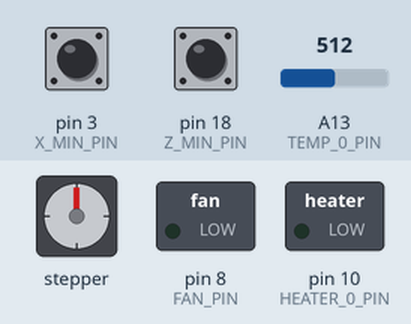
Simulated run of this sketch. Board: Arduino Mega 2560, built with avr-gcc and run on an emulated ATmega2560. Parts: stepper motor, switched loads named in the sketch (green lamp = pin HIGH). Wiring (inferred from the names in the program): stepper motor driver (200 steps per turn assumed): step pin 54; direction pin 55; enable pin 38. The test bench sets the inputs (shaded band); at power-on: pin 3 (X_MIN_PIN) HIGH, pin 18 (Z_MIN_PIN) HIGH, A13 (TEMP_0_PIN) = 512. Pins used as bus, display or sensor lines are not drawn.

Above: at 1.2 s.
1.3 s: pin 3 (X_MIN_PIN) pulled LOW for 0.15 s
At 1.78 s:
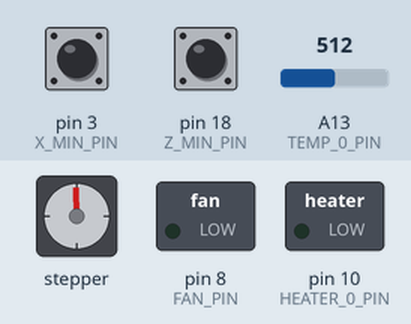
4.3 s: pin 18 (Z_MIN_PIN) pulled LOW for 0.15 s
At 5.8 s:
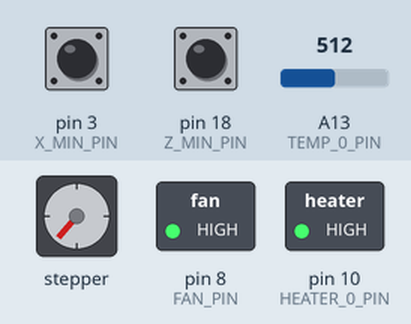
7.7 s: pin 18 (Z_MIN_PIN) pulled LOW for 1 s
At 9.4 s:
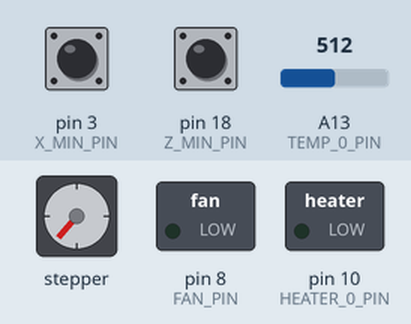
10.2 s: pin 3 (X_MIN_PIN) pulled LOW for 1 s
At 10.68 s:
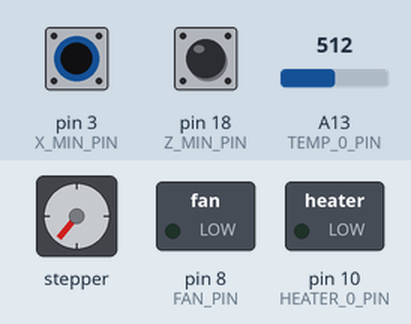
Timing chart, 0 to 17.4 s (numbered marks = the images above; inputs shaded):
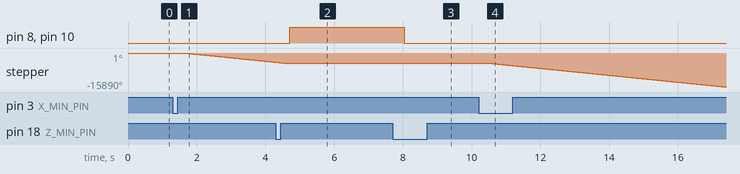

The sketch:

arduinotest.ino
```cpp
/*
 * ============================================================================
 * SISTEMA DE PULTRUSÃO DE FILAMENTO RECICLADO (PET, HDPE, PP, ABS)
 * Hardware: Arduino Mega 2560 + RAMPS 1.4 + Driver DRV8825 + Extrusora MK8
 * Controle: Serial/Web (Flask) + Botões Fim de Curso (FIM -X e FIM -Z)
 * ============================================================================
 */

#include <Arduino.h>

// ============================================================================
// ⚙️ TABELA DE CONFIGURAÇÃO FIXA (AJUSTE SEUS VALORES AQUI)
// ============================================================================
const float COLD_PROTECTION_TEMP = 260.0; // Temp. mínima (°C) para o motor da extrusora girar

// Níveis de Extrusão (Adicione ou remova níveis livremente)
const float EXTRUSION_TEMPS[] = {265.0};
const float EXTRUSION_FREQS[] = {1000.0};

// Cálculo automático do total de níveis de extrusão
const int NUM_EXTRUSION_LEVELS = sizeof(EXTRUSION_TEMPS) / sizeof(EXTRUSION_TEMPS[0]);

// Níveis do Cortador (Ajuste a velocidade em Hz)
const float CUTTER_FREQS[] = {1000.0, 9000.0, 24000.0};
const int NUM_CUTTER_LEVELS = sizeof(CUTTER_FREQS) / sizeof(CUTTER_FREQS[0]);

// ============================================================================
// 🔌 MAPEAMENTO DE PINOS (RAMPS 1.4)
// ============================================================================
#define X_STEP_PIN     54  // Passo do Motor X (Pultrusão / Cortador)
#define X_DIR_PIN      55  // Direção do Motor X
#define X_ENABLE_PIN   38  // Enable do Driver DRV8825

#define HEATER_0_PIN   10  // MOSFET D10 (Bloco Aquecedor MK8)
#define FAN_PIN         8  // MOSFET D8 (Ventoinha de Resfriamento)
#define TEMP_0_PIN    A13  // Sensor Termistor NTC 100K (T0)

// Botões Fim de Curso RAMPS 1.4
#define X_MIN_PIN       3  // Botão FIM -X (Cortador / Níveis de Extrusão)
#define Z_MIN_PIN      18  // Botão FIM -Z (Liga/Desliga Extrusão e Aquecedor)

#define INVERT_X_DIR   false

// --- ESTADO DO MOTOR ---
bool motorEnabled = false;
bool targetDir = false;       // false = Anti-horário (Padrão), true = Horário
float targetFreq = 0.0;
float currentFreq = 0.0;
unsigned long halfPeriodUs = 0;
unsigned long lastStepUs = 0;
unsigned long lastRampUs = 0;
bool stepState = false;

// --- ESTADO DA TEMPERATURA E PID ---
bool heaterEnabled = false;
float targetTemp = 0.0;
float currentTemp = 0.0;
unsigned long lastTempMs = 0;

float Kp = 24.5;
float Ki = 1.25;
float Kd = 110.0;

float iTerm = 0.0;
float lastTempForPID = 0.0;
int heaterPwm = 0;

// --- MODOS DE OPERAÇÃO E NÍVEIS ---
bool cutterActive = false;
int cutterLevel = 1;
int extrusionLevel = 1;

// --- ESTRUTURA PARA DETECÇÃO DE MULTI-CLIQUE NOS BOTÕES ---
struct Button {
  uint8_t pin;
  bool lastState;
  bool currentState;
  unsigned long lastDebounceTime;
  unsigned long lastPressTime;
  int clickCount;
};

Button btnX = {X_MIN_PIN, HIGH, HIGH, 0, 0, 0};
Button btnZ = {Z_MIN_PIN, HIGH, HIGH, 0, 0, 0};

// Buffer Serial Non-Blocking
char serialBuf[64];
byte serialIdx = 0;

// --- DESLIGAMENTO GERAL DE SEGURANÇA ---
void shutdownAll() {
  heaterEnabled = false;
  targetTemp = 0.0;
  motorEnabled = false;
  targetFreq = 0.0;
  cutterActive = false;
  cutterLevel = 1;
  extrusionLevel = 1;
  analogWrite(HEATER_0_PIN, 0);
  digitalWrite(FAN_PIN, LOW);
  digitalWrite(X_ENABLE_PIN, HIGH);
}

// --- CÁLCULO DE FREQUÊNCIA PROGRESSIVA BASEADA NA TEMPERATURA REAL ---
float getExtrusionFreqForTemp(float temp, int maxLevel) {
  if (temp < COLD_PROTECTION_TEMP) return 0.0;

  int idx = constrain(maxLevel - 1, 0, NUM_EXTRUSION_LEVELS - 1);
  float targetT = EXTRUSION_TEMPS[idx];
  float maxF = EXTRUSION_FREQS[idx];

  if (temp >= targetT) return maxF;

  float ratio = (temp - COLD_PROTECTION_TEMP) / (targetT - COLD_PROTECTION_TEMP);
  ratio = constrain(ratio, 0.0, 1.0);
  return ratio * maxF;
}

// --- LEITURA DO TERMISTOR COM OVERSAMPLING ---
float readHotendTemp() {
  long rawSum = 0;
  for (int i = 0; i < 16; i++) {
    rawSum += analogRead(TEMP_0_PIN);
  }
  float raw = rawSum / 16.0;

  if (raw >= 1020.0 || raw <= 2.0) return 0.0;

  float resistance = 4700.0 * raw / (1023.0 - raw);
  float steinhart = resistance / 100000.0;
  steinhart = log(steinhart);
  steinhart /= 3950.0;
  steinhart += 1.0 / (25.0 + 273.15);
  steinhart = 1.0 / steinhart;
  return steinhart - 273.15;
}

// --- CONTROLE PID TÉRMICO ---
void updateHeaterPID() {
  unsigned long now = millis();
  float dt = (now - lastTempMs) / 1000.0;
  if (dt < 0.1) return;
  lastTempMs = now;

  currentTemp = readHotendTemp();

  if (!heaterEnabled || targetTemp <= 0.0) {
    heaterPwm = 0;
    iTerm = 0.0;
    analogWrite(HEATER_0_PIN, 0);
    digitalWrite(FAN_PIN, LOW);
    return;
  }

  digitalWrite(FAN_PIN, HIGH);
  float error = targetTemp - currentTemp;

  if (currentTemp > 410.0) {
    shutdownAll();
    return;
  }

  if (abs(error) < 20.0) {
    iTerm += (Ki * error * dt);
    iTerm = constrain(iTerm, 0.0, 255.0);
  } else if (error >= 20.0) {
    iTerm = 0.0;
    heaterPwm = 255;
    analogWrite(HEATER_0_PIN, 255);
    return;
  } else {
    iTerm = 0.0;
    heaterPwm = 0;
    analogWrite(HEATER_0_PIN, 0);
    return;
  }

  float dInput = (currentTemp - lastTempForPID) / dt;
  lastTempForPID = currentTemp;

  float feedforward = 0.0;
  if (motorEnabled && currentFreq > 0.0) {
    feedforward = (currentFreq / 25000.0) * 22.0;
  }

  float output = (Kp * error) + iTerm - (Kd * dInput) + feedforward;
  heaterPwm = constrain((int)output, 0, 255);
  analogWrite(HEATER_0_PIN, heaterPwm);
}

// --- LÓGICA DO BOTÃO FIM -Z (LIGA/DESLIGA EXTRUSÃO E AQUECEDOR) ---
void onButtonZClick(int clicks) {
  if (clicks == 1) {
    if (heaterEnabled) {
      shutdownAll();
    } else {
      cutterActive = false;
      cutterLevel = 1;
      heaterEnabled = true;
      extrusionLevel = 1;
      targetTemp = EXTRUSION_TEMPS[0];
      motorEnabled = true;
    }
  }
}

// --- LÓGICA DO BOTÃO FIM -X (CORTADOR OU TROCA DE NÍVEIS) ---
void onButtonXClick(int clicks) {
  if (!heaterEnabled) {
    if (clicks == 1) {
      cutterActive = !cutterActive;
      if (cutterActive) {
        cutterLevel = 1;
        targetFreq = CUTTER_FREQS[0];
        motorEnabled = true;
      } else {
        motorEnabled = false;
        targetFreq = 0.0;
        cutterLevel = 1;
      }
    } else if (clicks == 2 && cutterActive) {
      cutterLevel++;
      if (cutterLevel > NUM_CUTTER_LEVELS) cutterLevel = 1;
      targetFreq = CUTTER_FREQS[cutterLevel - 1];
    }
  }
  else {
    if (clicks == 2) {
      extrusionLevel++;
      if (extrusionLevel > NUM_EXTRUSION_LEVELS) extrusionLevel = 1;
      targetTemp = EXTRUSION_TEMPS[extrusionLevel - 1];
    }
  }
}

// --- LEITURA E DEBOUNCE DOS BOTÕES FIM DE CURSO ---
void handleButtons() {
  unsigned long now = millis();

  bool readingX = digitalRead(X_MIN_PIN);
  if (readingX != btnX.lastState) {
    btnX.lastDebounceTime = now;
    btnX.lastState = readingX;
  }
  if ((now - btnX.lastDebounceTime) > 30) {
    if (readingX != btnX.currentState) {
      btnX.currentState = readingX;
      if (btnX.currentState == LOW) {
        btnX.clickCount++;
        btnX.lastPressTime = now;
      }
    }
  }
  if (btnX.clickCount > 0 && (now - btnX.lastPressTime > 300)) {
    int clicks = btnX.clickCount;
    btnX.clickCount = 0;
    onButtonXClick(clicks);
  }

  bool readingZ = digitalRead(Z_MIN_PIN);
  if (readingZ != btnZ.lastState) {
    btnZ.lastDebounceTime = now;
    btnZ.lastState = readingZ;
  }
  if ((now - btnZ.lastDebounceTime) > 30) {
    if (readingZ != btnZ.currentState) {
      btnZ.currentState = readingZ;
      if (btnZ.currentState == LOW) {
        btnZ.clickCount++;
        btnZ.lastPressTime = now;
      }
    }
  }
  if (btnZ.clickCount > 0 && (now - btnZ.lastPressTime > 300)) {
    int clicks = btnZ.clickCount;
    btnZ.clickCount = 0;
    onButtonZClick(clicks);
  }
}

void applyDirection(bool dir) {
  bool finalDir = INVERT_X_DIR ? !dir : dir;
  digitalWrite(X_DIR_PIN, finalDir ? HIGH : LOW);
}

void parseCommand(String cmd) {
  cmd.trim();
  if (cmd.length() == 0) return;

  if (cmd == "GET_STATUS") {
    Serial.print("STAT:");
    Serial.print(currentTemp, 1); Serial.print(",");
    Serial.print(targetTemp, 1); Serial.print(",");
    Serial.print(heaterEnabled ? "1" : "0"); Serial.print(",");
    Serial.print(targetFreq, 0); Serial.print(",");
    Serial.print(motorEnabled ? "1" : "0"); Serial.print(",");
    Serial.print(targetDir ? "1" : "0"); Serial.print(",");
    Serial.println(digitalRead(FAN_PIN) == HIGH ? "1" : "0");
    return;
  }

  if (cmd.startsWith("SET_MOTOR:")) {
    int firstComma = cmd.indexOf(',');
    int secondComma = cmd.indexOf(',', firstComma + 1);
    if (firstComma > 0 && secondComma > firstComma) {
      motorEnabled = cmd.substring(10, firstComma).toInt() == 1;
      targetFreq = cmd.substring(firstComma + 1, secondComma).toFloat();
      targetDir = cmd.substring(secondComma + 1).toInt() == 1;
      if (targetFreq > 25000.0) targetFreq = 25000.0;
      applyDirection(targetDir);
    }
  }

  if (cmd.startsWith("SET_HEATER:")) {
    int comma = cmd.indexOf(',');
    if (comma > 0) {
      heaterEnabled = cmd.substring(11, comma).toInt() == 1;
      targetTemp = comma + 1 < cmd.length() ? cmd.substring(comma + 1).toFloat() : 0.0;
      if (targetTemp > 400.0) targetTemp = 400.0;
      if (!heaterEnabled) shutdownAll();
    }
  }
}

void checkSerialNonBlocking() {
  while (Serial.available() > 0) {
    char c = Serial.read();
    if (c == '\n' || c == '\r') {
      if (serialIdx > 0) {
        serialBuf[serialIdx] = '\0';
        parseCommand(String(serialBuf));
        serialIdx = 0;
      }
    } else if (serialIdx < 63) {
      serialBuf[serialIdx++] = c;
    }
  }
}

void setup() {
  Serial.begin(115200);

  pinMode(X_STEP_PIN, OUTPUT);
  pinMode(X_DIR_PIN, OUTPUT);
  pinMode(X_ENABLE_PIN, OUTPUT);
  digitalWrite(X_ENABLE_PIN, HIGH);

  pinMode(X_MIN_PIN, INPUT_PULLUP);
  pinMode(Z_MIN_PIN, INPUT_PULLUP);

  pinMode(HEATER_0_PIN, OUTPUT);
  analogWrite(HEATER_0_PIN, 0);

  pinMode(FAN_PIN, OUTPUT);
  digitalWrite(FAN_PIN, LOW);

  applyDirection(targetDir);
}

void loop() {
  checkSerialNonBlocking();
  handleButtons();
  updateHeaterPID();

  if (heaterEnabled) {
    targetFreq = getExtrusionFreqForTemp(currentTemp, extrusionLevel);
  }

  if (motorEnabled && targetFreq > 0.0) {
    digitalWrite(X_ENABLE_PIN, LOW);
  } else {
    digitalWrite(X_ENABLE_PIN, HIGH);
  }

  unsigned long nowUs = micros();
  if (nowUs - lastRampUs >= 800) {
    lastRampUs = nowUs;
    float effectiveTarget = (motorEnabled && targetFreq > 0.0) ? targetFreq : 0.0;

    float accelStep = 40.0;
    if (effectiveTarget > 10000.0) accelStep = 100.0;

    if (currentFreq < effectiveTarget) {
      currentFreq += accelStep;
      if (currentFreq > effectiveTarget) currentFreq = effectiveTarget;
    } else if (currentFreq > effectiveTarget) {
      currentFreq -= accelStep * 1.5;
      if (currentFreq < effectiveTarget) currentFreq = effectiveTarget;
    }

    if (currentFreq >= 10.0) {
      halfPeriodUs = (unsigned long)(500000.0 / currentFreq);
    } else {
      halfPeriodUs = 0;
    }
  }

  if (halfPeriodUs > 0) {
    if (nowUs - lastStepUs >= halfPeriodUs) {
      lastStepUs = nowUs;
      stepState = !stepState;
      digitalWrite(X_STEP_PIN, stepState);
    }
  }
}
```

Measured:
- after the input at 1.3 s, stepper: keeps turning counter-clockwise at about 1609°/s, starting after 0.33 s
- after the input at 4.3 s, pin 8 (FAN_PIN), pin 10 (HEATER_0_PIN): LOW → HIGH after 0.40 s
- after the input at 7.7 s, pin 8 (FAN_PIN), pin 10 (HEATER_0_PIN): HIGH → LOW after 0.33 s
- after the input at 10.2 s, stepper: keeps turning counter-clockwise at about 1612°/s, starting after 0.33 s
